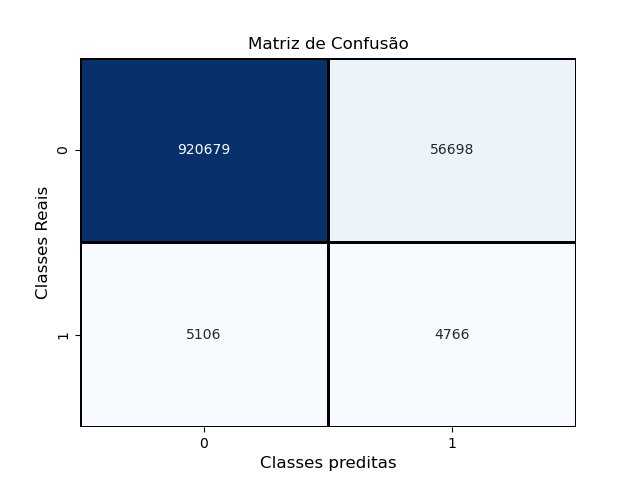

Python code for this plot:
#import os 
#os.environ["tf_gpu_allocator"]="cuda_malloc_async"


from sklearn.model_selection import train_test_split
from sklearn.metrics import confusion_matrix
from sklearn.metrics import accuracy_score
from sklearn.metrics import classification_report

from imblearn.over_sampling import SMOTE

import numpy as np
import matplotlib.pyplot as plt
import pandas as pd

import heapq 
#os.environ["tf_gpu_allocator"]="cuda_malloc_async"



import math
import seaborn as sns


import tensorflow as tf
from tensorflow import keras

from keras.layers import Dense, Input, Dropout, BatchNormalization
from keras.models import Sequential
from keras.utils import to_categorical
from keras.optimizers import Adam
from keras.callbacks import EarlyStopping





# Enable logging to see which CPU cores or operations are being placed
#tf.debugging.set_log_device_placement(True)
def step_function(x):
    return int(x >= 0)


BS=256 #Batch SIze
LR=0.0001 #Learning Rate
DF=0.3 #Dropout Freq
WT=100 #weight for VH error in class_weight
L1=1500 #Number of units in Hidden Layer 1
L2=1500 #Number of units in Hidden Layer 2
L3=1500 #Number of units in Hidden Layer 3

CW = {0: 1.0, 1: WT}

per=0.01 #percentagem de VH




#Training Bit
file_path = "training_bit.txt"

with open(file_path, 'r') as myfile:
    data_training = [list(line.strip()) for line in myfile] # Read each line, convert to a list of characters

#Create the DataFrame
X_treinamento_raw = pd.DataFrame(data_training).astype(int)
print(f"X_treinamento:\n{X_treinamento_raw.describe()}\n")
X_treinamento_raw=np.array(X_treinamento_raw)


#Validation Bit
file_path = "validation_bit.txt"

with open(file_path, 'r') as myfile:
    data_validation = [list(line.strip()) for line in myfile] # Read each line, convert to a list of characters

#Create the DataFrame
X_validacao = pd.DataFrame(data_validation).astype(int)
print(f"X_validacao:\n{X_validacao.describe()}\n")
X_validacao = np.array(X_validacao)


#Testing Bit
file_path = "testing_bit.txt"

with open(file_path, 'r') as myfile:
    data_testing = [list(line.strip()) for line in myfile] # Read each line, convert to a list of characters

#Create the DataFrame
X_teste = pd.DataFrame(data_testing).astype(int)
print(f"X_teste:\n{X_teste.describe()}\n")
X_teste=np.array(X_teste)



#Training Score
file_path = "training_score.txt"
y_treinamento_unravelled=pd.read_csv(file_path, header=None)
y_treinamento_unravelled.columns=['Score']
print(f"y_treinamento_unravelled:\n{y_treinamento_unravelled.describe()}\n")
y_treinamento=np.ravel(y_treinamento_unravelled)

y_treinamento_ar = heapq.nsmallest(math.floor(per*len(y_treinamento)), y_treinamento.T)
y_treinamento_lim = y_treinamento_ar[math.floor(per*len(y_treinamento))-1]
y_treinamento_VH_raw = np.array([1 if x<=y_treinamento_lim else 0 for x in y_treinamento.T])


smote = SMOTE(random_state=42)
X_treinamento, y_treinamento_VH = smote.fit_resample(X_treinamento_raw, y_treinamento_VH_raw)

# Temos 2 classes
# Converter o vetor de rótulos para uma matriz binária
# Alterar o conjunto de dados de rótulos para o formato de string binária 1-de-N (one-hot encoding)
# Teremos uma rede neural com 2 neurônios na camada de saída
#y_treinamento_VH = to_categorical(y_treinamento_VH)


#Validation Score
file_path = "validation_score.txt"
y_validacao_unravelled=pd.read_csv(file_path, header=None)
y_validacao_unravelled.columns=['Score']
print(f"y_validacao_unravelled:\n{y_validacao_unravelled.describe()}\n")
y_validacao=np.ravel(y_validacao_unravelled)

y_validacao_ar = heapq.nsmallest(math.floor(per*len(y_validacao)), y_validacao.T)
y_validacao_lim = y_validacao_ar[math.floor(per*len(y_validacao))-1]
y_validacao_VH = np.array([1 if x<=y_validacao_lim else 0 for x in y_validacao.T])

# Temos 2 classes
# Converter o vetor de rótulos para uma matriz binária
# Alterar o conjunto de dados de rótulos para o formato de string binária 1-de-N (one-hot encoding)
# Teremos uma rede neural com 2 neurônios na camada de saída
#y_validacao_VH = to_categorical(y_validacao_VH)

#Testing Score
file_path = "testing_score.txt"
y_teste_unravelled=pd.read_csv(file_path, header=None)
y_teste_unravelled.columns=['Score']
print(f"y_teste_unravelled:\n{y_teste_unravelled.describe()}\n")
y_teste=np.ravel(y_teste_unravelled)

y_teste_ar = heapq.nsmallest(math.floor(per*len(y_teste)), y_teste.T)
y_teste_lim = y_teste_ar[math.floor(per*len(y_teste))-1]
y_teste_VH = np.array([1 if x<=y_teste_lim else 0 for x in y_teste.T])

# Temos 2 classes
# Converter o vetor de rótulos para uma matriz binária
# Alterar o conjunto de dados de rótulos para o formato de string binária 1-de-N (one-hot encoding)
# Teremos uma rede neural com 2 neurônios na camada de saída
#y_teste_VH = to_categorical(y_teste_VH)






#num_objetos num_colunas
num_objetos, num_colunas = X_treinamento.shape


#Treino teste
#X_treino, X_teste, y_treino, y_teste = train_test_split(previsoes_df, previsoes_VH, test_size = 0.3, random_state = 42)
                                                                  
                                                                  
#Treinamento Validação
#X_treinamento, X_validacao, y_treinamento, y_validacao = train_test_split(X_treino, y_treino, test_size=0.2, random_state=42)


## Topologia da Rede Neural
# - relu:  função de ativação ReLU: f(x) = max(0, x)
# - softmax: cada neurônio de saída receberá uma probabilidade

modelo = Sequential()
modelo.add(Input(shape=(num_colunas,)))
modelo.add(Dense(units=L1,name='camada_escondida_1', activation='relu'))
modelo.add(BatchNormalization()) #Evita loss nan
modelo.add(Dropout(DF))
modelo.add(Dense(units=L2,name='camada_escondida_2', activation='relu'))
modelo.add(BatchNormalization())
modelo.add(Dropout(DF))
modelo.add(Dense(units=L3,name='camada_escondida_3', activation='sigmoid'))
modelo.add(Dense(units=1, name='camada_saida', activation='sigmoid')) #Ou é Virtual hit ou não é



## Parâmetros da Rede Neural
#  optimizer = algoritmo para atualizar os pesos baseado no loss:
#       Ex. 'adam', 'sgd', 'rmsprop'
#  loss = cálculo do erro.
#       Ex.: 'mean_squared_error','categorical_crossentropy', 'binary_crossentropy'
#  metrics = lista de métricas para avaliar o modeloL

#custom_adam = tf.keras.optimizers.Adam(learning_rate=LR, clipnorm=1.0)  # Customizando para definir a learning_rate

#sgd_optimizer = keras.optimizers.SGD(learning_rate=0.01, momentum=0.9)

sgd_optimizer = keras.optimizers.SGD(
    learning_rate=LR,
    momentum=0.9,
    nesterov=True,
    weight_decay=1e-4  # Automatically applies L2 penalty to weights
)


modelo.compile(optimizer = sgd_optimizer,
               loss = tf.keras.losses.BinaryCrossentropy(from_logits=True),
               metrics = ['accuracy', keras.metrics.Precision(), tf.keras.metrics.Recall()])

modelo.summary()






#Treinamento da Rede Neural

# 150 épocas

# Define the early stopping callback
#early_stopping = EarlyStopping(
#    monitor='val_loss',     # Watch the validation loss
#    min_delta=0.001,        # Minimum change to qualify as an improvement
#    patience=10,             # Number of epochs to tolerate oscillation/no improvement
#    restore_best_weights=True, # Revert to the best model weights after stopping
#    verbose=0
#)


# Atenção para o conjunto de validação.

modelo.fit(X_treinamento,
           y_treinamento_VH,
           batch_size = BS,
           epochs = 150,
           class_weight=CW,
           validation_data = (X_validacao, y_validacao_VH)#, 
           #callbacks=[early_stopping]
           )


#Salvar modelo
sv_pth='BS_'+str(BS)+'_LR_'+str(LR)+'_DF_'+str(DF)+'_WT_'+str(WT)+'_'+str(L1)+'_'+str(L2)+'_'+str(L3)
#sv_pth='BS_'+str(BS)+'_LR_'+str(LR)+'_WT_'+str(WT)+'_'+str(L1)+'_'+str(L2)+'_'+str(L3)
modelo.save('./Resultados class/'+sv_pth+'/'+sv_pth+'.h5')


#Extração de previsões
previsoes = modelo.predict(X_teste)

y_previsao_matrix = [step_function(t-0.5) for t in previsoes]
y_teste_matrix = [step_function(t-0.5) for t in y_teste_VH]


# Acurácia do Modelo avaliada no Conjunto de Dados de teste:
accuracy = accuracy_score(y_teste_matrix, y_previsao_matrix)
print("Acurácia no conjunto de teste ( previsões Corretas / todas as previsões  ):\n", accuracy)



#Matriz de confusão - tabela com desempenho do modelo
confusao = confusion_matrix(y_teste_matrix, y_previsao_matrix)
print("Matriz de Confusão no Conjunto de Teste (Classes reais x Classes preditas):")

print("Matriz de Confusão")
print(confusao)

# Matriz de Confusão - representação mais informativa e didática
print("\n\n Matriz de Confusão")
sns.heatmap(
    confusao,
    annot=True,          # Show números nas células
    fmt='d',             # Números como inteiros
    cmap='Blues',        # Paleta de cores
    cbar=False,          # Remover barra à direita
    linewidths=1,        # Adicionar borda
    linecolor='black'    # Cor da borda
)
plt.xlabel('Classes preditas', fontsize=12)
plt.ylabel('Classes Reais', fontsize=12)
plt.title('Matriz de Confusão', fontsize=12)
plt.show()

#https://stackoverflow.com/questions/54141663/how-can-i-solve-error-allocation-exceeds-10-of-system-memory-on-keras
